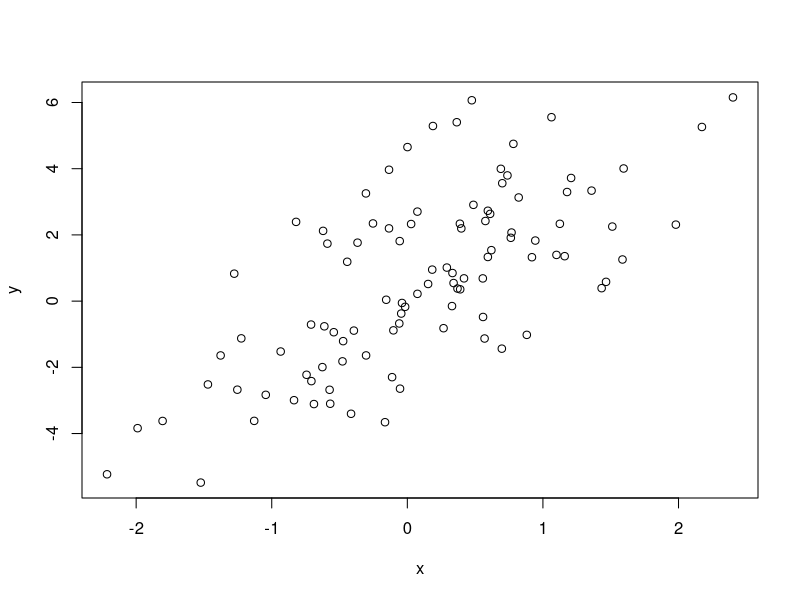
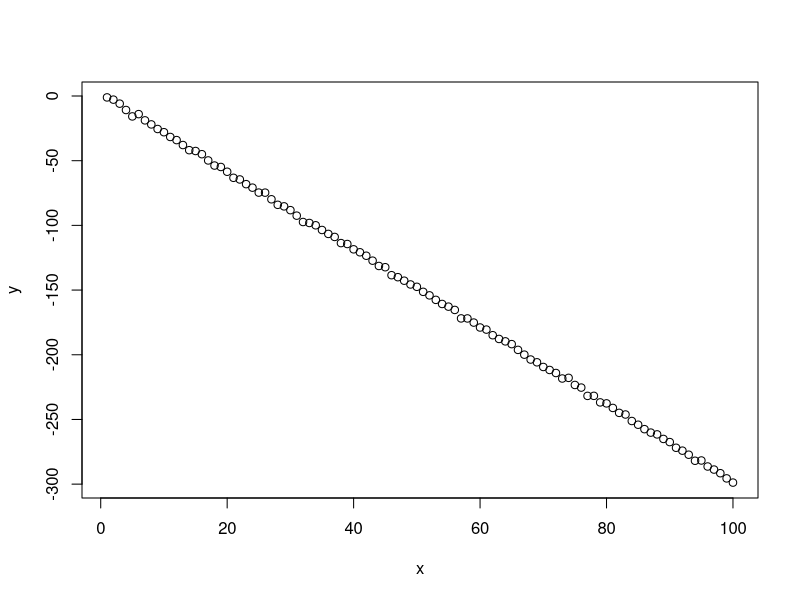
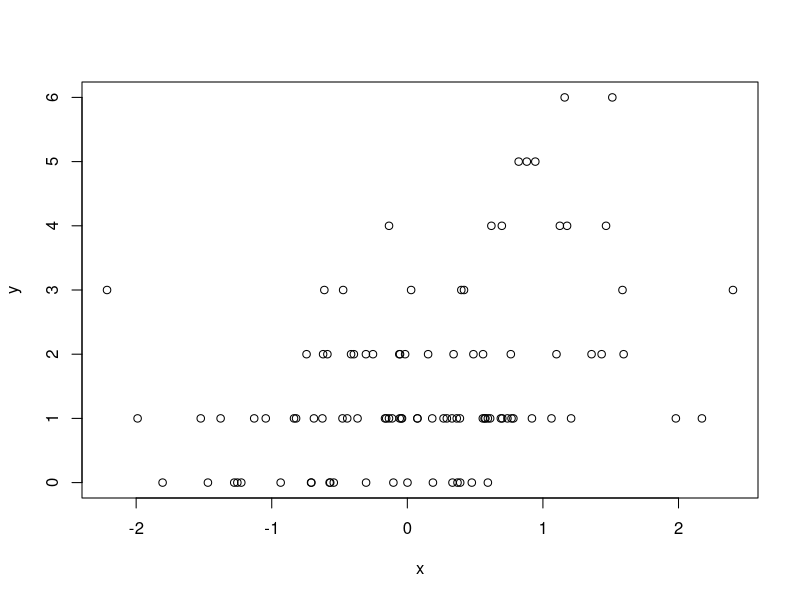

Here is the R script that generated these plots, in order:

# generate a random normal number, sd and mu optional (default: standard normal)
rnorm(10, mean <- 0, sd <- 1)

# evaluate the normal prob dens at a point (or vector of points)
dnorm(0, mean <- 0, sd <- 1)

# evaluate CDF of normal 
pnorm(0)

# other dists follow the same format: rpois, dpois, ppois, qpois
#d: density, r: random generation, p: CDF, q: quantile function

# other important things: setting the seed for reproducibility
set.seed(1)


#EXAMPLE 1:
set.seed(1)
x <- rnorm(100)
e <- rnorm(100, 0 , 2)
y <- .5 + 2 * x + e
summary(y)
plot(x, y)

#EXAMPLE 2:
x <- seq(1, 100)
e <- rnorm(100, 0,1)
y <- 1.5 - 3 * x + e
plot(x, y)

#EXAMPLE 3: Poisson Model
# Y ~ Poisson(mu)
# log(mu) = b1 + b2x
set.seed(1)
x <- rnorm(100)
log.mu <- .5 + .3 * x
y <- rpois(100, exp(log.mu))
plot(x, y)

# Sampling with/without replacement
set.seed(1)
sample(1:10, 4) # pick 4 from the set 1:10
sample(1:10, 4, replace = T) # sample with replacement
sample(1:10) # without the second parameter, sample() creates a permutation